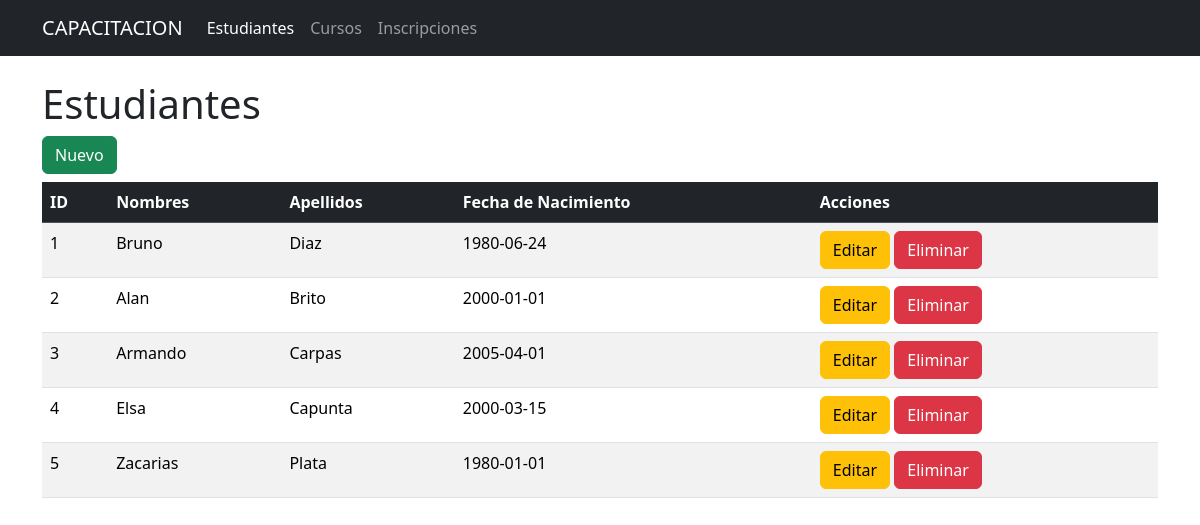
Page /estudiantes on the committed database.
### tables this page shows
CREATE TABLE estudiantes (
        id INTEGER PRIMARY KEY,
        nombre TEXT NOT NULL,
        apellidos TEXT NOT NULL,
        fecha_nacimiento DATE NOT NULL
    );

### app.py (the view)
@app.route("/estudiantes")
def estudiantes():
    conn = get_db_connection()
    estudiantes = conn.execute('SELECT * FROM estudiantes').fetchall()
    conn.close()
    return render_template('estudiantes.html', estudiantes = estudiantes)

### app.py (called while the page is built)
def get_db_connection():
    conn = sqlite3.connect("bd_instituto.db")
    conn.row_factory = sqlite3.Row
    return conn

### templates/estudiantes.html
{% extends "base.html" %}
{% block content %}
<h1>Estudiantes</h1>
<a href="{{ url_for('nuevo_estudiante') }}" class="btn btn-success mb-2">Nuevo</a>
<table class="table table-striped table-hover">
    <thead class="table-dark">
        <tr>
            <th>ID</th>
            <th>Nombres</th>
            <th>Apellidos</th>
            <th>Fecha de Nacimiento</th>
            <th>Acciones</th>
        </tr>
    </thead>
    <tbody>
        {% for estudiante in estudiantes %}
        <tr>
            <td>{{ estudiante.id }}</td>
            <td>{{ estudiante.nombre }}</td>
            <td>{{ estudiante.apellidos }}</td>
            <td>{{ estudiante.fecha_nacimiento }}</td>
            <td>
                <a href="{{ url_for('editar_estudiante', id=estudiante.id) }}" class="btn btn-warning">Editar</a>
                <form action="{{ url_for('eliminar_estudiante', id=estudiante.id) }}" method="POST" style="display: inline;">
                    <button type="submit" class="btn btn-danger" onclick="return confirm('¿Está seguro?')">Eliminar</button>
                </form>
            </td>
        </tr>
        {% endfor %}
    </tbody>
</table>
{% endblock %}

### rows in the picture
estudiantes: id "1", nombre "Bruno", apellidos "Diaz", fecha_nacimiento "1980-06-24"
estudiantes: id "2", nombre "Alan", apellidos "Brito", fecha_nacimiento "2000-01-01"
estudiantes: id "3", nombre "Armando", apellidos "Carpas", fecha_nacimiento "2005-04-01"
estudiantes: id "4", nombre "Elsa", apellidos "Capunta", fecha_nacimiento "2000-03-15"
estudiantes: id "5", nombre "Zacarias", apellidos "Plata", fecha_nacimiento "1980-01-01"
